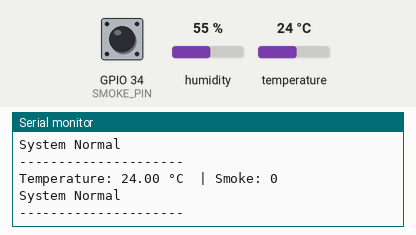
The sketch below on a simulated ESP32. On the bench: the last lines printed to the serial monitor. Inputs (shaded band) come from the test bench; at power-on: GPIO 34 (SMOKE_PIN) LOW, temperature 24 °C, humidity 55 %.

Above: at 2.8 s.
2.9 s: GPIO 34 (SMOKE_PIN) pulled HIGH for 2.35 s
6.7 s: temperature set to 12 °C
At 8.9 s:
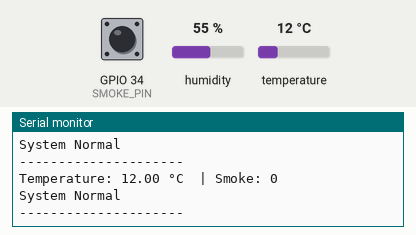
9.4 s: temperature set to 19 °C
At 11.3 s:
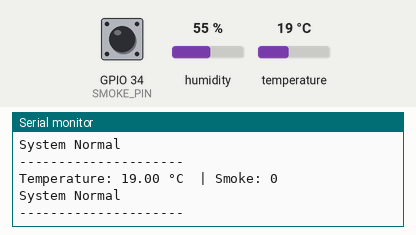
12.1 s: GPIO 34 (SMOKE_PIN) pulled HIGH for 2.35 s
Timing chart, 0 to 15.1 s (numbered marks = the images above; inputs shaded):
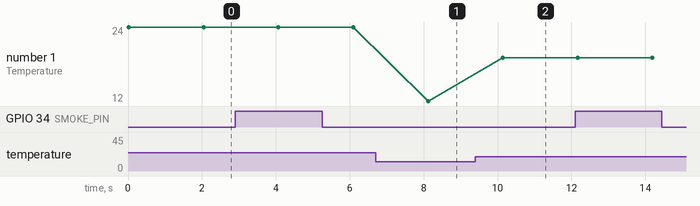

The sketch:

code_fire_detection_system.ino
```cpp
#include <DHT.h>

#define DHTPIN 4          // DHT connected to GPIO 4
#define DHTTYPE DHT11
#define SMOKE_PIN 34      // MQ2 DO connected to GPIO 34

DHT dht(DHTPIN, DHTTYPE);

void setup() {
  Serial.begin(115200);
  pinMode(SMOKE_PIN, INPUT);
  dht.begin();
}

void loop() {

  float temp = dht.readTemperature();
  int smoke = digitalRead(SMOKE_PIN);

  // Check if DHT failed
  if (isnan(temp)) {
    Serial.println("DHT not reading properly!");
    return;
  }

  Serial.print("Temperature: ");
  Serial.print(temp);
  Serial.print(" °C  | Smoke: ");
  Serial.println(smoke);

  if (smoke == HIGH || temp > 50) {
    Serial.println("FIRE RISK DETECTED !!!");
  } else {
    Serial.println("System Normal");
  }

  Serial.println("---------------------");
  delay(2000);
}
```

Measured:
- after the input at 6.7 s, the serial monitor: prints a new line after 1.4 s (image 1)
- after the input at 9.4 s, the serial monitor: prints a new line after 0.74 s (image 2)
- plotted number 1: 24 → 12 after the input at 6.7 s, 12 → 19 after the input at 9.4 s
